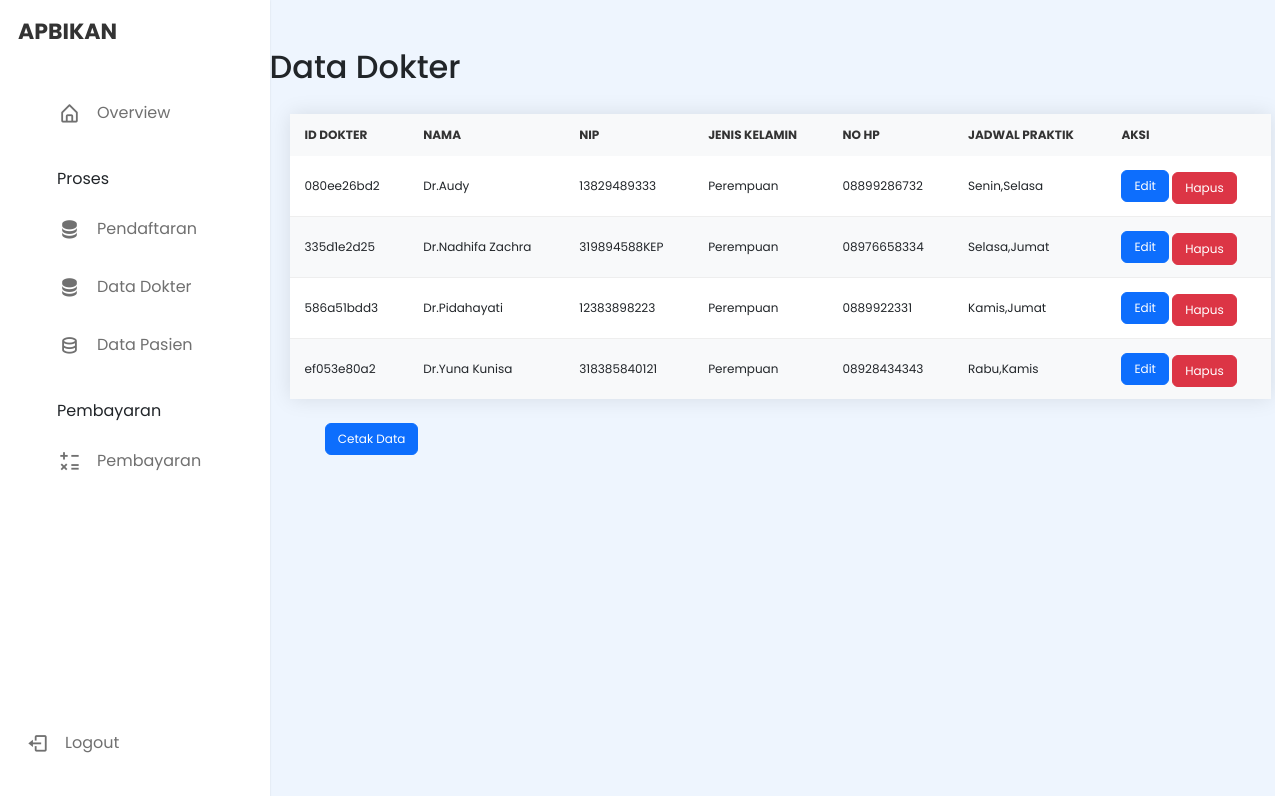
Page /data-dokter.php on the committed database.
### tables this page shows
CREATE TABLE `dokter` (
  `id_dokter` varchar(255) NOT NULL,
  `nama` varchar(255) DEFAULT NULL,
  `NIP` varchar(255) DEFAULT NULL,
  `jenis_kelamin` varchar(255) DEFAULT NULL,
  `no_hp` varchar(255) DEFAULT NULL,
  `jadwal_praktik` varchar(255) DEFAULT NULL
);

### data-dokter.php (the view, shortened to what this page needs)
<!DOCTYPE html>
<html>
<head>
<?php
    require "component/head.php";
    require "component/navbar.php";
?>
</head>
<body>
    <div class="container">
        <div class="row">
            <div class="col-sm-8 offset-sm-2 mt-5">
                <h2>Data Dokter</h2>
            </div>
            <div class="col-sm-11 offset-sm-2">
                <div class="table-container">
                    <table>
                        <thead>
                        <tr>
                            <th>Id Dokter</th>
                            <th>Nama</th>
                            <th>NIP</th>
                            <th>Jenis Kelamin</th>
                            <th>No Hp</th>
                            <th>Jadwal Praktik</th>
                            <th>Aksi</th>
                        </tr>
                        </thead>
                        <tbody>
                        <?php
                            include "include/conn.php";
                            if(isset($_GET['cari'])){
                            $cari = $_GET['cari'];
                            $data = mysqli_query($conn,"select * from dokter where Nama like '%".$cari."%'");
                            }else{
                            $data = mysqli_query($conn,"select * from dokter");
                            }
                            while($r = mysqli_fetch_array($data)){
                            $id        = $r['id_dokter'];
                            $namad     = $r['nama'];
                            $nip       = $r['NIP'];
                            $jenkel    = $r['jenis_kelamin'];
                            $nohp      = $r['no_hp'];
                            $jadwal    = $r['jadwal_praktik'];
                        ?>
                            <tr>
                            <td><?php echo $id; ?></td>
                            <td><?php echo $namad; ?></td>
                            <td><?php echo $nip; ?></td>
                            <td><?php echo $jenkel; ?></td>
                            <td><?php echo $nohp; ?></td>
                            <td><?php echo $jadwal; ?></td>
                            <td>
                                <button type="button" class="btn btn-primary" name="edit" value="<?php echo $id; ?>" onclick="konfirmasiEdit(this.value)">Edit</button>
                                <button type="button" class="btn btn-danger mt-1" name="hapus" value="<?php echo $id; ?>" onclick="konfirmasiHapus(this.value)">Hapus</button>
                            </td>
                            </tr>
                        <?php
                        }
                        ?>
                        </tbody>
                    </table>
                </div>
            </div>
        </div>
    </div>
<div class="row">
    <div class="col-sm-8 offset-sm-3 mt-1">
    <a href="cetak-dokter.php" class="btn btn-primary">Cetak Data</a>
    </div>
</div>
</body>
</html>

### asset/css/style.css (style rules this page uses)
* { margin: 0; padding: 0; box-sizing: border-box; font-family: "Poppins", sans-serif; }
body { min-height: 100vh; background: #eef5fe; }

### asset/css/tabel.css (style rules this page uses)
.table-container { margin: 20px; }
.table-container table { width: 100%; font-size: 12px; border-collapse: collapse; background-color: #fff; box-shadow: 0 0 20px rgba(0, 0, 0, 0.1); }
.table-container table th, .table-container table td { border: none; padding: 12px 15px; }
.table-container table th { background-color: #f8f9fa; font-weight: bold; text-align: left; color: #333; text-transform: uppercase; }
.table-container table tbody tr { border-bottom: 1px solid #eee; }
.table-container table tbody tr:last-child { border-bottom: none; }
.table-container table tbody tr:nth-child(even) { background-color: #f8f9fa; }
.btn { font-size: 12px; }

### rows in the picture
dokter: id_dokter "080ee26bd2", nama "Dr.Audy", NIP "13829489333", jenis_kelamin "Perempuan", no_hp "08899286732", jadwal_praktik "Senin,Selasa"
dokter: id_dokter "335d1e2d25", nama "Dr.Nadhifa Zachra", NIP "319894588KEP", jenis_kelamin "Perempuan", no_hp "08976658334", jadwal_praktik "Selasa,Jumat"
dokter: id_dokter "586a51bdd3", nama "Dr.Pidahayati", NIP "12383898223", jenis_kelamin "Perempuan", no_hp "0889922331", jadwal_praktik "Kamis,Jumat"
dokter: id_dokter "ef053e80a2", nama "Dr.Yuna Kunisa", NIP "318385840121", jenis_kelamin "Perempuan", no_hp "08928434343", jadwal_praktik "Rabu,Kamis"
